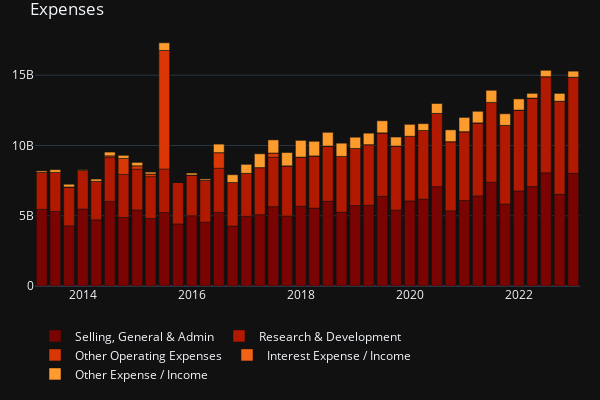

The cell this chart's notebook holds for it:
### Code cell
expenses_plot = create_stacker_bar(df_expenses, title_='Expenses', colors=px.colors.sequential.Turbo_r)
